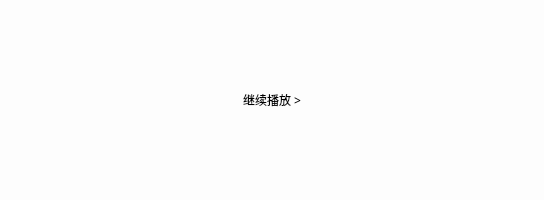
<?xml version="1.0" encoding="UTF-8"?>
<ui version="4.0">
 <class>PauseMask</class>
 <widget class="QWidget" name="PauseMask">
  <property name="geometry">
   <rect>
    <x>0</x>
    <y>0</y>
    <width>544</width>
    <height>200</height>
   </rect>
  </property>
  <property name="minimumSize">
   <size>
    <width>544</width>
    <height>200</height>
   </size>
  </property>
  <property name="maximumSize">
   <size>
    <width>544</width>
    <height>256</height>
   </size>
  </property>
  <property name="windowTitle">
   <string>Form</string>
  </property>
  <layout class="QVBoxLayout" name="verticalLayout">
   <property name="spacing">
    <number>0</number>
   </property>
   <property name="sizeConstraint">
    <enum>QLayout::SetNoConstraint</enum>
   </property>
   <property name="leftMargin">
    <number>0</number>
   </property>
   <property name="topMargin">
    <number>0</number>
   </property>
   <property name="rightMargin">
    <number>0</number>
   </property>
   <property name="bottomMargin">
    <number>0</number>
   </property>
   <item>
    <widget class="QLabel" name="label">
     <property name="minimumSize">
      <size>
       <width>544</width>
       <height>200</height>
      </size>
     </property>
     <property name="maximumSize">
      <size>
       <width>544</width>
       <height>16777215</height>
      </size>
     </property>
     <property name="font">
      <font>
       <family>文泉驿微米黑</family>
      </font>
     </property>
     <property name="styleSheet">
      <string notr="true">QLabel {
	background: rgba(255, 255, 255, 230);
}</string>
     </property>
     <property name="text">
      <string>继续播放 &gt;</string>
     </property>
     <property name="alignment">
      <set>Qt::AlignCenter</set>
     </property>
    </widget>
   </item>
  </layout>
 </widget>
 <resources/>
 <connections/>
</ui>
